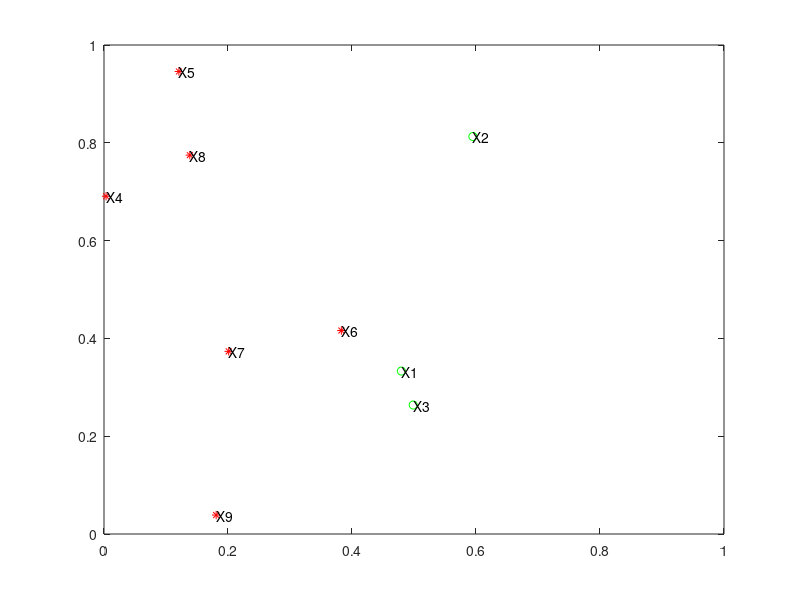

Write MATLAB code to recreate this figure. (Note: this script raises an error after producing the figure.)
clear all
close all

% 初始化参数
pursuers_num = 3;
evaders_num = 6;
agents_sum = pursuers_num + evaders_num;
t_step = 0.01;
capture_dis = 0.05;
counter = 0;
L = 1; % 边长为1的正方形

% 创建网格
grid_size = 20;
grid = zeros(grid_size, grid_size);

% 初始化智能体参数
for i = 1:agents_sum
    agents(i).pos = rand(1,2);
    agents(i).active = 1; % evader 存活flag
    agents(i).min_dis = 100;
    agents(i).distance = 0;
end

figure()
while 1
    if sum([agents(pursuers_num+1:agents_sum).active]) == 0
        % 所有的evader都被抓到了
        % 输出视频
        v = VideoWriter('Hunt based on A-star.avi');
        v.FrameRate = 4;
        open(v);
        writeVideo(v, F);
        close(v);
        
        % 计算追捕者的距离总和
        total_distance_pursuers = sum([agents(1:pursuers_num).distance]);
        distances = zeros(1, pursuers_num);
        num_dis = 1;
        
        % 绘制柱状图
        for i = 1:pursuers_num
            distances(num_dis) = agents(i).distance;
            num_dis = num_dis + 1;
        end
        figure;
        
        % 绘制随机颜色
        colors = rand(pursuers_num, 3);
        for i = 1:pursuers_num
            bar(i, distances(i), 'FaceColor', colors(i,:), 'BarWidth', 1.2);
            hold on;
        end
        ylabel('Total Distance Traveled');
        xlabel('Agent Index');
        title('Distance Traveled by Each Agent');
        
        % 显示追捕者的距离总和
        disp(['Total distance traveled by all pursuers: ', num2str(total_distance_pursuers)]);
        return;
    else
        % 重置所有追捕者的min_dis
        for j = 1:pursuers_num
            agents(j).min_dis = 100;
        end

        % 画pursuer和evader的位置
        temp_pos = reshape([agents.pos], 2, agents_sum)';
        plot(temp_pos(1:pursuers_num,1), temp_pos(1:pursuers_num,2), 'go', ...
             temp_pos(pursuers_num+1:end,1), temp_pos(pursuers_num+1:end,2), 'r*');
        
        % 打label
        plabels = arrayfun(@(n) {sprintf('X%d', n)}, (1:agents_sum)');
        hold on
        Hpl = text(temp_pos(:,1), temp_pos(:,2), plabels, ...
              'HorizontalAlignment','left', ...
              'BackgroundColor', 'none');
        xlim([0 1]);
        ylim([0 1]);
       
        % 追捕者移动
        for i = 1:pursuers_num
            if agents(i).active
                % 找到最近的逃避者
                [nearest_evader_pos, ~] = findNearestEvader(agents(i).pos, agents(pursuers_num+1:end));
                
                % 将连续坐标转换为网格坐标
                start = continuousToGrid(agents(i).pos, grid_size);
                goal = continuousToGrid(nearest_evader_pos, grid_size);
                
                % 使用A*算法找到路径
                path = astar(grid, start, goal);
                
                if ~isempty(path) && size(path, 1) > 1
                    % 移动到路径的下一个点
                    next_pos = gridToContinuous(path(2,:), grid_size);
                    old_pos = agents(i).pos;
                    agents(i).pos = next_pos;
                    agents(i).distance = agents(i).distance + norm(next_pos - old_pos);
                end
            end
        end

        % 逃避者移动
        for i = (pursuers_num+1):agents_sum
            if agents(i).active
                % 获取所有追捕者的位置
                pursuer_positions = reshape([agents(1:pursuers_num).pos], 2, [])';
                
                % 计算到所有追捕者的平均方向
                avg_direction = mean(agents(i).pos - pursuer_positions, 1);
                avg_direction = avg_direction / norm(avg_direction);
                
                % 引入随机性
                random_direction = randn(1, 2);
                random_direction = random_direction / norm(random_direction);
                
                % 结合平均方向和随机方向
                escape_direction = 0.8 * avg_direction + 0.2 * random_direction;
                escape_direction = escape_direction / norm(escape_direction);
                
                % 根据最近追捕者的距离调整逃跑距离
                [~, min_distance] = findNearestPursuer(agents(i).pos, agents(1:pursuers_num));
                escape_distance = max(0.1, min(0.3, min_distance / 2));
                
                % 计算目标点，考虑边界
                target = agents(i).pos + escape_direction * escape_distance;
                target = checkBounds(target, L);
                
                % 如果目标点太接近边界，尝试其他方向
                if any(target < 0.1) || any(target > 0.9)
                    alternative_directions = [
                        escape_direction(2), -escape_direction(1);  % 逆时针90度
                        -escape_direction(2), escape_direction(1);  % 顺时针90度
                        -escape_direction(1), -escape_direction(2)  % 180度
                    ];
                    
                    for j = 1:size(alternative_directions, 1)
                        alt_target = agents(i).pos + alternative_directions(j,:) * escape_distance;
                        alt_target = checkBounds(alt_target, L);
                        if all(alt_target >= 0.1) && all(alt_target <= 0.9)
                            target = alt_target;
                            break;
                        end
                    end
                end
                
                % 将连续坐标转换为网格坐标
                start = continuousToGrid(agents(i).pos, grid_size);
                goal = continuousToGrid(target, grid_size);
                
                % 使用A*算法找到路径
                path = astar(grid, start, goal);
                
                if ~isempty(path) && size(path, 1) > 1
                    % 移动到路径的下一个点
                    next_pos = gridToContinuous(path(2,:), grid_size);
                    agents(i).pos = next_pos;
                end
            end
        end

        % 判断是否触发被捕获
        for i = (pursuers_num+1):agents_sum
            if agents(i).active
                agents(i).min_dis = 100; % 重置最小距离
                for j = 1:pursuers_num
                    dis = norm(agents(i).pos - agents(j).pos); 
                    if dis < agents(i).min_dis
                        agents(i).min_dis = dis;
                    end
                end
                % 判断evader被成功捕获的触发条件
                if agents(i).min_dis < capture_dis
                    agents(i).active = 0;
                    hold on
                    plot(agents(i).pos(1,1), agents(i).pos(1,2), 'g*')
                end
            end
        end
        
        hold off
        counter = counter + 1;
        F(counter) = getframe(gcf);
        pause(0.01)
    end
end

% 以下是所有需要的函数定义

function [nearest_pos, nearest_idx] = findNearestEvader(pos, evaders)
    active_evaders = [evaders.active] == 1;
    active_pos = [evaders(active_evaders).pos];
    active_pos = reshape(active_pos, 2, [])';
    distances = vecnorm(active_pos - pos, 2, 2);
    [~, nearest_idx] = min(distances);
    nearest_pos = active_pos(nearest_idx, :);
end

function [nearest_pos, nearest_distance] = findNearestPursuer(pos, pursuers)
    pursuer_pos = [pursuers.pos];
    pursuer_pos = reshape(pursuer_pos, 2, [])';
    distances = vecnorm(pursuer_pos - pos, 2, 2);
    [nearest_distance, nearest_idx] = min(distances);
    nearest_pos = pursuer_pos(nearest_idx, :);
end

function grid_pos = continuousToGrid(pos, grid_size)
    grid_pos = round(pos * (grid_size - 1)) + 1;
    grid_pos = max(min(grid_pos, grid_size), 1);
end

function cont_pos = gridToContinuous(grid_pos, grid_size)
    cont_pos = (grid_pos - 1) / (grid_size - 1);
end

function path = astar(grid, start, goal)
    [rows, cols] = size(grid);
    
    openSet = [start, 0, 0]; % [x, y, g]
    closedSet = zeros(rows, cols);
    cameFrom = zeros(rows, cols, 2);
    
    while ~isempty(openSet)
        [~, current_idx] = min(openSet(:,3) + arrayfun(@(row) heuristic(openSet(row,1:2), goal), 1:size(openSet,1))');
        current = openSet(current_idx, 1:2);
        
        if all(current == goal)
            path = reconstructPath(cameFrom, current);
            return;
        end
        
        current_g = openSet(current_idx, 3);  % 存储当前节点的 g 值
        openSet(current_idx,:) = [];
        closedSet(current(1), current(2)) = 1;
        
        neighbors = getNeighbors(current, rows, cols);
        for i = 1:size(neighbors, 1)
            neighbor = neighbors(i,:);
            
            if closedSet(neighbor(1), neighbor(2))
                continue;
            end
            
            tentative_g = current_g + 1;  % 使用存储的 g 值
            
            neighbor_idx = find(openSet(:,1) == neighbor(1) & openSet(:,2) == neighbor(2));
            if isempty(neighbor_idx)
                openSet = [openSet; neighbor, tentative_g];
            elseif tentative_g < openSet(neighbor_idx,3)
                openSet(neighbor_idx,3) = tentative_g;
            else
                continue;
            end
            
            cameFrom(neighbor(1), neighbor(2),:) = current;
        end
    end
    
    path = [];
end

function h = heuristic(a, b)
    h = norm(a - b);
end

function neighbors = getNeighbors(node, rows, cols)
    directions = [-1 0; 1 0; 0 -1; 0 1];
    neighbors = node + directions;
    valid = neighbors(:,1) > 0 & neighbors(:,1) <= rows & ...
            neighbors(:,2) > 0 & neighbors(:,2) <= cols;
    neighbors = neighbors(valid, :);
end

function path = reconstructPath(cameFrom, current)
    path = current;
    while any(cameFrom(current(1), current(2),:))
        current = squeeze(cameFrom(current(1), current(2),:))';
        path = [current; path];
    end
end

function pos = checkBounds(pos, L)
    if numel(pos) < 2
        error('Position must be a 2-element vector.');
    end
    pos(1) = max(min(pos(1), L), 0); % 检查x坐标
    pos(2) = max(min(pos(2), L), 0); % 检查y坐标
end
